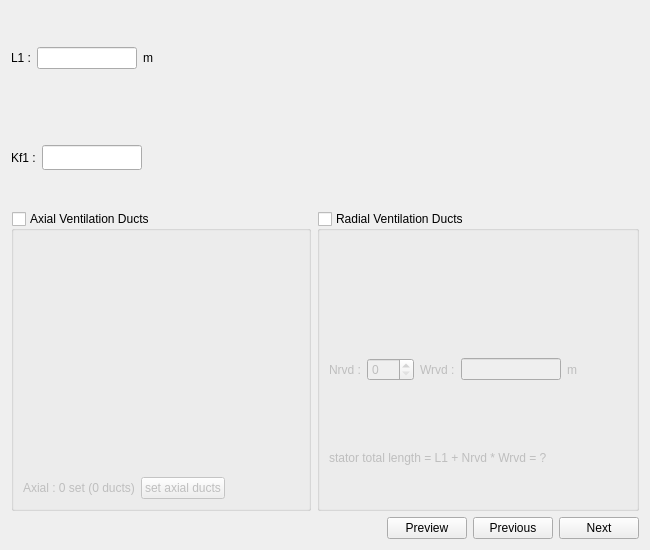
<?xml version="1.0" encoding="UTF-8"?>
<ui version="4.0">
 <class>SLamParam</class>
 <widget class="QWidget" name="SLamParam">
  <property name="geometry">
   <rect>
    <x>0</x>
    <y>0</y>
    <width>650</width>
    <height>550</height>
   </rect>
  </property>
  <property name="minimumSize">
   <size>
    <width>650</width>
    <height>550</height>
   </size>
  </property>
  <property name="windowTitle">
   <string>Form</string>
  </property>
  <layout class="QVBoxLayout" name="main_layout">
   <item>
    <layout class="QHBoxLayout" name="horizontalLayout">
     <item>
      <widget class="QLabel" name="in_L1">
       <property name="text">
        <string>L1 :</string>
       </property>
      </widget>
     </item>
     <item>
      <widget class="FloatEdit" name="lf_L1">
       <property name="maximumSize">
        <size>
         <width>100</width>
         <height>16777215</height>
        </size>
       </property>
      </widget>
     </item>
     <item>
      <widget class="QLabel" name="unit_L1">
       <property name="text">
        <string>m</string>
       </property>
      </widget>
     </item>
     <item>
      <spacer name="horizontalSpacer_8">
       <property name="orientation">
        <enum>Qt::Horizontal</enum>
       </property>
       <property name="sizeHint" stdset="0">
        <size>
         <width>40</width>
         <height>20</height>
        </size>
       </property>
      </spacer>
     </item>
    </layout>
   </item>
   <item>
    <layout class="QHBoxLayout" name="horizontalLayout_2">
     <item>
      <widget class="QLabel" name="in_Kf1">
       <property name="text">
        <string>Kf1 :</string>
       </property>
      </widget>
     </item>
     <item>
      <widget class="FloatEdit" name="lf_Kf1">
       <property name="maximumSize">
        <size>
         <width>100</width>
         <height>25</height>
        </size>
       </property>
      </widget>
     </item>
     <item>
      <widget class="WMatSelect" name="w_mat" native="true">
       <property name="minimumSize">
        <size>
         <width>100</width>
         <height>0</height>
        </size>
       </property>
      </widget>
     </item>
     <item>
      <spacer name="horizontalSpacer_2">
       <property name="orientation">
        <enum>Qt::Horizontal</enum>
       </property>
       <property name="sizeHint" stdset="0">
        <size>
         <width>40</width>
         <height>20</height>
        </size>
       </property>
      </spacer>
     </item>
    </layout>
   </item>
   <item>
    <layout class="QHBoxLayout" name="horizontalLayout_3">
     <item>
      <widget class="QGroupBox" name="g_ax_vent">
       <property name="minimumSize">
        <size>
         <width>300</width>
         <height>300</height>
        </size>
       </property>
       <property name="title">
        <string>Axial Ventilation Ducts</string>
       </property>
       <property name="checkable">
        <bool>true</bool>
       </property>
       <property name="checked">
        <bool>false</bool>
       </property>
       <layout class="QVBoxLayout" name="verticalLayout_3">
        <item>
         <widget class="QLabel" name="label">
          <property name="text">
           <string/>
          </property>
          <property name="pixmap">
           <pixmap resource="../../../Resources/pyleecan.qrc">:/images/images/MachineSetup/LamParam/CircVentDuct.png</pixmap>
          </property>
          <property name="scaledContents">
           <bool>true</bool>
          </property>
         </widget>
        </item>
        <item>
         <layout class="QHBoxLayout" name="horizontalLayout_5">
          <item>
           <widget class="QLabel" name="out_axial_duct">
            <property name="text">
             <string>Axial : 0 set (0 ducts)</string>
            </property>
           </widget>
          </item>
          <item>
           <widget class="QPushButton" name="b_axial_duct">
            <property name="text">
             <string>set axial ducts</string>
            </property>
           </widget>
          </item>
          <item>
           <spacer name="horizontalSpacer_4">
            <property name="orientation">
             <enum>Qt::Horizontal</enum>
            </property>
            <property name="sizeHint" stdset="0">
             <size>
              <width>40</width>
              <height>20</height>
             </size>
            </property>
           </spacer>
          </item>
         </layout>
        </item>
       </layout>
      </widget>
     </item>
     <item>
      <widget class="QGroupBox" name="g_rad_vent">
       <property name="minimumSize">
        <size>
         <width>0</width>
         <height>300</height>
        </size>
       </property>
       <property name="title">
        <string>Radial Ventilation Ducts</string>
       </property>
       <property name="flat">
        <bool>false</bool>
       </property>
       <property name="checkable">
        <bool>true</bool>
       </property>
       <property name="checked">
        <bool>false</bool>
       </property>
       <layout class="QVBoxLayout" name="verticalLayout_2">
        <item>
         <widget class="QLabel" name="img_rad_duct">
          <property name="minimumSize">
           <size>
            <width>300</width>
            <height>0</height>
           </size>
          </property>
          <property name="text">
           <string/>
          </property>
          <property name="pixmap">
           <pixmap resource="../../../Resources/pyleecan.qrc">:/images/images/MachineSetup/LamParam/RadVentDuct.png</pixmap>
          </property>
          <property name="scaledContents">
           <bool>true</bool>
          </property>
         </widget>
        </item>
        <item>
         <layout class="QHBoxLayout" name="horizontalLayout_4">
          <item>
           <widget class="QLabel" name="in_Nrvd">
            <property name="text">
             <string>Nrvd :</string>
            </property>
           </widget>
          </item>
          <item>
           <widget class="QSpinBox" name="si_Nrvd">
            <property name="maximum">
             <number>999</number>
            </property>
            <property name="value">
             <number>0</number>
            </property>
           </widget>
          </item>
          <item>
           <widget class="QLabel" name="in_Wrvd">
            <property name="text">
             <string>Wrvd :</string>
            </property>
           </widget>
          </item>
          <item>
           <widget class="FloatEdit" name="lf_Wrvd">
            <property name="maximumSize">
             <size>
              <width>100</width>
              <height>16777215</height>
             </size>
            </property>
           </widget>
          </item>
          <item>
           <widget class="QLabel" name="unit_Wrvd">
            <property name="text">
             <string>m</string>
            </property>
           </widget>
          </item>
          <item>
           <spacer name="horizontalSpacer_6">
            <property name="orientation">
             <enum>Qt::Horizontal</enum>
            </property>
            <property name="sizeHint" stdset="0">
             <size>
              <width>40</width>
              <height>20</height>
             </size>
            </property>
           </spacer>
          </item>
         </layout>
        </item>
        <item>
         <widget class="QLabel" name="out_length">
          <property name="minimumSize">
           <size>
            <width>250</width>
            <height>0</height>
           </size>
          </property>
          <property name="maximumSize">
           <size>
            <width>300</width>
            <height>16777215</height>
           </size>
          </property>
          <property name="text">
           <string>stator total length = L1 + Nrvd * Wrvd = ?</string>
          </property>
         </widget>
        </item>
       </layout>
      </widget>
     </item>
    </layout>
   </item>
   <item>
    <layout class="QHBoxLayout" name="horizontalLayout_6">
     <item>
      <spacer name="horizontalSpacer_7">
       <property name="orientation">
        <enum>Qt::Horizontal</enum>
       </property>
       <property name="sizeHint" stdset="0">
        <size>
         <width>40</width>
         <height>20</height>
        </size>
       </property>
      </spacer>
     </item>
     <item>
      <widget class="QPushButton" name="b_plot">
       <property name="text">
        <string>Preview</string>
       </property>
      </widget>
     </item>
     <item>
      <widget class="QPushButton" name="b_previous">
       <property name="text">
        <string>Previous</string>
       </property>
      </widget>
     </item>
     <item>
      <widget class="QPushButton" name="b_next">
       <property name="text">
        <string>Next</string>
       </property>
      </widget>
     </item>
    </layout>
   </item>
  </layout>
 </widget>
 <customwidgets>
  <customwidget>
   <class>FloatEdit</class>
   <extends>QLineEdit</extends>
   <header>.....GUI/Tools/FloatEdit.h</header>
  </customwidget>
  <customwidget>
   <class>WMatSelect</class>
   <extends>QWidget</extends>
   <header>.....GUI.Dialog.DMatLib.WMatSelect.WMatSelect.h</header>
   <container>1</container>
  </customwidget>
 </customwidgets>
 <tabstops>
  <tabstop>lf_L1</tabstop>
  <tabstop>lf_Kf1</tabstop>
  <tabstop>b_next</tabstop>
  <tabstop>si_Nrvd</tabstop>
  <tabstop>lf_Wrvd</tabstop>
 </tabstops>
 <resources>
  <include location="../../../Resources/pyleecan.qrc"/>
  <include location="../../../Resources/pyleecan.qrc"/>
  <include location="../../../Resources/pyleecan.qrc"/>
 </resources>
 <connections/>
</ui>
